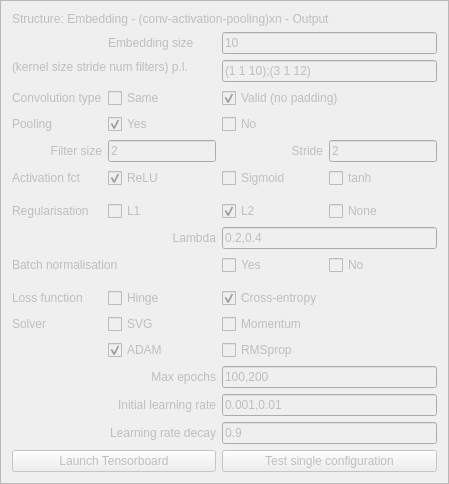
                <widget class="QFrame" name="cnnFrame">
                 <property name="enabled">
                  <bool>false</bool>
                 </property>
                 <property name="sizePolicy">
                  <sizepolicy hsizetype="Maximum" vsizetype="Expanding">
                   <horstretch>0</horstretch>
                   <verstretch>0</verstretch>
                  </sizepolicy>
                 </property>
                 <property name="frameShape">
                  <enum>QFrame::StyledPanel</enum>
                 </property>
                 <property name="frameShadow">
                  <enum>QFrame::Raised</enum>
                 </property>
                 <layout class="QGridLayout" name="gridLayout_26">
                  <item row="20" column="0">
                   <widget class="QLabel" name="label_60">
                    <property name="text">
                     <string>Loss function</string>
                    </property>
                   </widget>
                  </item>
                  <item row="27" column="2" colspan="2">
                   <widget class="QLineEdit" name="cnnDecayList">
                    <property name="text">
                     <string>0.9</string>
                    </property>
                   </widget>
                  </item>
                  <item row="11" column="2">
                   <widget class="QCheckBox" name="CNNsigmoidBox">
                    <property name="text">
                     <string>Sigmoid</string>
                    </property>
                   </widget>
                  </item>
                  <item row="28" column="0" colspan="2">
                   <widget class="QPushButton" name="cnnTBbutton">
                    <property name="text">
                     <string>Launch Tensorboard</string>
                    </property>
                   </widget>
                  </item>
                  <item row="15" column="0">
                   <widget class="QLabel" name="label_63">
                    <property name="sizePolicy">
                     <sizepolicy hsizetype="Maximum" vsizetype="Preferred">
                      <horstretch>0</horstretch>
                      <verstretch>0</verstretch>
                     </sizepolicy>
                    </property>
                    <property name="text">
                     <string>Regularisation</string>
                    </property>
                   </widget>
                  </item>
                  <item row="27" column="0" colspan="2">
                   <widget class="QLabel" name="label_65">
                    <property name="text">
                     <string>Learning rate decay</string>
                    </property>
                    <property name="alignment">
                     <set>Qt::AlignRight|Qt::AlignTrailing|Qt::AlignVCenter</set>
                    </property>
                   </widget>
                  </item>
                  <item row="15" column="2">
                   <widget class="QCheckBox" name="CNNL2Box">
                    <property name="text">
                     <string>L2</string>
                    </property>
                    <property name="checked">
                     <bool>true</bool>
                    </property>
                   </widget>
                  </item>
                  <item row="23" column="2" colspan="2">
                   <widget class="QCheckBox" name="CNNrmsBox">
                    <property name="text">
                     <string>RMSprop</string>
                    </property>
                   </widget>
                  </item>
                  <item row="20" column="1">
                   <widget class="QCheckBox" name="CNNhingeBox">
                    <property name="text">
                     <string>Hinge</string>
                    </property>
                    <property name="checked">
                     <bool>false</bool>
                    </property>
                   </widget>
                  </item>
                  <item row="24" column="2" colspan="2">
                   <widget class="QLineEdit" name="cnnEpochsList">
                    <property name="text">
                     <string>100,200</string>
                    </property>
                   </widget>
                  </item>
                  <item row="24" column="0" colspan="2">
                   <widget class="QLabel" name="label_44">
                    <property name="text">
                     <string>Max epochs</string>
                    </property>
                    <property name="alignment">
                     <set>Qt::AlignRight|Qt::AlignTrailing|Qt::AlignVCenter</set>
                    </property>
                   </widget>
                  </item>
                  <item row="0" column="0" colspan="4">
                   <widget class="QLabel" name="label_46">
                    <property name="sizePolicy">
                     <sizepolicy hsizetype="Preferred" vsizetype="Minimum">
                      <horstretch>0</horstretch>
                      <verstretch>0</verstretch>
                     </sizepolicy>
                    </property>
                    <property name="minimumSize">
                     <size>
                      <width>0</width>
                      <height>0</height>
                     </size>
                    </property>
                    <property name="text">
                     <string>Structure: Embedding - (conv-activation-pooling)xn - Output</string>
                    </property>
                    <property name="wordWrap">
                     <bool>true</bool>
                    </property>
                   </widget>
                  </item>
                  <item row="11" column="0">
                   <widget class="QLabel" name="label_45">
                    <property name="text">
                     <string>Activation fct</string>
                    </property>
                    <property name="wordWrap">
                     <bool>true</bool>
                    </property>
                   </widget>
                  </item>
                  <item row="15" column="1">
                   <widget class="QCheckBox" name="CNNL1Box">
                    <property name="text">
                     <string>L1</string>
                    </property>
                   </widget>
                  </item>
                  <item row="11" column="1">
                   <widget class="QCheckBox" name="CNNreluBox">
                    <property name="text">
                     <string>ReLU</string>
                    </property>
                    <property name="checked">
                     <bool>true</bool>
                    </property>
                   </widget>
                  </item>
                  <item row="9" column="1">
                   <widget class="QLineEdit" name="cnnPoolFList">
                    <property name="text">
                     <string>2</string>
                    </property>
                   </widget>
                  </item>
                  <item row="7" column="0">
                   <widget class="QLabel" name="label_75">
                    <property name="text">
                     <string>Convolution type</string>
                    </property>
                   </widget>
                  </item>
                  <item row="28" column="2" colspan="2">
                   <widget class="QPushButton" name="cnnTestButton">
                    <property name="cursor">
                     <cursorShape>ArrowCursor</cursorShape>
                    </property>
                    <property name="toolTip">
                     <string>Trains the network for a single configuration of hyperparameters (select only one per category) and launches a Tensorboard to show detailed metrics during training</string>
                    </property>
                    <property name="whatsThis">
                     <string comment="Trains the network for a single configuration of hyperparameters (select only one per category) and launches a Tensorboard to show detailed metrics during training"/>
                    </property>
                    <property name="accessibleDescription">
                     <string comment="Trains the network for a single configuration of hyperparameters (select only one per category) and launches a Tensorboard to show detailed metrics during training" extracomment="Trains the network for a single configuration of hyperparameters (select only one per category) and launches a Tensorboard to show detailed metrics during training"/>
                    </property>
                    <property name="text">
                     <string>Test single configuration</string>
                    </property>
                   </widget>
                  </item>
                  <item row="17" column="2" colspan="2">
                   <widget class="QLineEdit" name="cnnLambdaList">
                    <property name="text">
                     <string>0.2,0.4</string>
                    </property>
                   </widget>
                  </item>
                  <item row="8" column="1">
                   <widget class="QCheckBox" name="cnnPoolYesBox">
                    <property name="text">
                     <string>Yes</string>
                    </property>
                    <property name="checked">
                     <bool>true</bool>
                    </property>
                   </widget>
                  </item>
                  <item row="8" column="2">
                   <widget class="QCheckBox" name="cnnPoolNoBox">
                    <property name="text">
                     <string>No</string>
                    </property>
                   </widget>
                  </item>
                  <item row="26" column="0" colspan="2">
                   <widget class="QLabel" name="label_66">
                    <property name="text">
                     <string>Initial learning rate</string>
                    </property>
                    <property name="alignment">
                     <set>Qt::AlignRight|Qt::AlignTrailing|Qt::AlignVCenter</set>
                    </property>
                   </widget>
                  </item>
                  <item row="22" column="1">
                   <widget class="QCheckBox" name="CNNsvgBox">
                    <property name="text">
                     <string>SVG</string>
                    </property>
                   </widget>
                  </item>
                  <item row="23" column="1">
                   <widget class="QCheckBox" name="CNNadamBox">
                    <property name="text">
                     <string>ADAM</string>
                    </property>
                    <property name="checked">
                     <bool>true</bool>
                    </property>
                   </widget>
                  </item>
                  <item row="7" column="1">
                   <widget class="QCheckBox" name="cnnConvSameBox">
                    <property name="text">
                     <string>Same</string>
                    </property>
                   </widget>
                  </item>
                  <item row="20" column="2">
                   <widget class="QCheckBox" name="CNNentropyBox">
                    <property name="text">
                     <string>Cross-entropy</string>
                    </property>
                    <property name="checked">
                     <bool>true</bool>
                    </property>
                   </widget>
                  </item>
                  <item row="26" column="2" colspan="2">
                   <widget class="QLineEdit" name="cnnLrList">
                    <property name="text">
                     <string>0.001,0.01</string>
                    </property>
                   </widget>
                  </item>
                  <item row="11" column="3">
                   <widget class="QCheckBox" name="CNNtanhBox">
                    <property name="text">
                     <string>tanh</string>
                    </property>
                   </widget>
                  </item>
                  <item row="15" column="3">
                   <widget class="QCheckBox" name="CNNnoneBox">
                    <property name="text">
                     <string>None</string>
                    </property>
                   </widget>
                  </item>
                  <item row="22" column="2" colspan="2">
                   <widget class="QCheckBox" name="CNNmomentumBox">
                    <property name="text">
                     <string>Momentum</string>
                    </property>
                   </widget>
                  </item>
                  <item row="22" column="0">
                   <widget class="QLabel" name="label_62">
                    <property name="text">
                     <string>Solver</string>
                    </property>
                   </widget>
                  </item>
                  <item row="7" column="2" colspan="2">
                   <widget class="QCheckBox" name="cnnConvValidBox">
                    <property name="text">
                     <string>Valid (no padding)</string>
                    </property>
                    <property name="checked">
                     <bool>true</bool>
                    </property>
                   </widget>
                  </item>
                  <item row="2" column="0" colspan="2">
                   <widget class="QLabel" name="label_61">
                    <property name="toolTip">
                     <string extracomment="sdfgs"/>
                    </property>
                    <property name="text">
                     <string>(kernel size stride num filters) p.l.</string>
                    </property>
                    <property name="alignment">
                     <set>Qt::AlignLeading|Qt::AlignLeft|Qt::AlignTop</set>
                    </property>
                    <property name="wordWrap">
                     <bool>true</bool>
                    </property>
                   </widget>
                  </item>
                  <item row="9" column="2">
                   <widget class="QLabel" name="label_77">
                    <property name="text">
                     <string>Stride</string>
                    </property>
                    <property name="alignment">
                     <set>Qt::AlignRight|Qt::AlignTrailing|Qt::AlignVCenter</set>
                    </property>
                   </widget>
                  </item>
                  <item row="8" column="0">
                   <widget class="QLabel" name="label_78">
                    <property name="text">
                     <string>Pooling</string>
                    </property>
                   </widget>
                  </item>
                  <item row="12" column="1">
                   <spacer name="verticalSpacer_3">
                    <property name="orientation">
                     <enum>Qt::Vertical</enum>
                    </property>
                    <property name="sizeHint" stdset="0">
                     <size>
                      <width>20</width>
                      <height>5</height>
                     </size>
                    </property>
                   </spacer>
                  </item>
                  <item row="1" column="2" colspan="2">
                   <widget class="QLineEdit" name="cnnEList">
                    <property name="text">
                     <string>10</string>
                    </property>
                   </widget>
                  </item>
                  <item row="1" column="1">
                   <widget class="QLabel" name="label_59">
                    <property name="text">
                     <string>Embedding size</string>
                    </property>
                   </widget>
                  </item>
                  <item row="9" column="3">
                   <widget class="QLineEdit" name="cnnPoolSList">
                    <property name="text">
                     <string>2</string>
                    </property>
                   </widget>
                  </item>
                  <item row="9" column="0">
                   <widget class="QLabel" name="label_76">
                    <property name="text">
                     <string>Filter size</string>
                    </property>
                    <property name="alignment">
                     <set>Qt::AlignRight|Qt::AlignTrailing|Qt::AlignVCenter</set>
                    </property>
                   </widget>
                  </item>
                  <item row="2" column="2" colspan="2">
                   <widget class="QLineEdit" name="cnnFList">
                    <property name="minimumSize">
                     <size>
                      <width>0</width>
                      <height>22</height>
                     </size>
                    </property>
                    <property name="toolTip">
                     <string>Write a bracket for each hidden layer, separated by commas. Separate experimental configurations by semicolon</string>
                    </property>
                    <property name="text">
                     <string>(1 1 10);(3 1 12)</string>
                    </property>
                   </widget>
                  </item>
                  <item row="19" column="1">
                   <spacer name="verticalSpacer_9">
                    <property name="orientation">
                     <enum>Qt::Vertical</enum>
                    </property>
                    <property name="sizeHint" stdset="0">
                     <size>
                      <width>20</width>
                      <height>5</height>
                     </size>
                    </property>
                   </spacer>
                  </item>
                  <item row="18" column="3">
                   <widget class="QCheckBox" name="CNNbnnoBox">
                    <property name="text">
                     <string>No</string>
                    </property>
                   </widget>
                  </item>
                  <item row="18" column="2">
                   <widget class="QCheckBox" name="CNNbnyesBox">
                    <property name="text">
                     <string>Yes</string>
                    </property>
                   </widget>
                  </item>
                  <item row="17" column="0" colspan="2">
                   <widget class="QLabel" name="label_64">
                    <property name="text">
                     <string>Lambda</string>
                    </property>
                    <property name="alignment">
                     <set>Qt::AlignRight|Qt::AlignTrailing|Qt::AlignVCenter</set>
                    </property>
                   </widget>
                  </item>
                  <item row="18" column="0" colspan="2">
                   <widget class="QLabel" name="label_82">
                    <property name="text">
                     <string>Batch normalisation</string>
                    </property>
                   </widget>
                  </item>
                 </layout>
                </widget>
